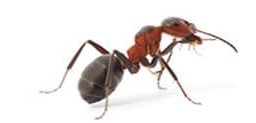
#> input picture ant2.jpg, 256 x 123 px
$ python 'Pendeteksi Gambar dengan Tamplate matching.py'
#> lines starting #> are read from the running program, lines starting #| are printed output that depends on the picture; after the words box and inside, x2 and y2 are one past the last pixel; in counts of white or black regions, pixels touching at a corner belong together
import cv2
import numpy as np
# tampilkan kedua gambar
from matplotlib import pyplot as plt
# panggil dan konversi warna agar sesuai dengan Matplotlib
kartun = cv2.imread('ant2.jpg')
#> kartun is the input picture: shape (123, 256, 3); mean B, G, R 227.4, 228.8, 233.3
kartun = cv2.cvtColor(kartun, cv2.COLOR_BGR2RGB)
# panggil dan konversi warna agar sesuai dengan Matplotlib
kartun_animasi = cv2.imread('ant.jpg')
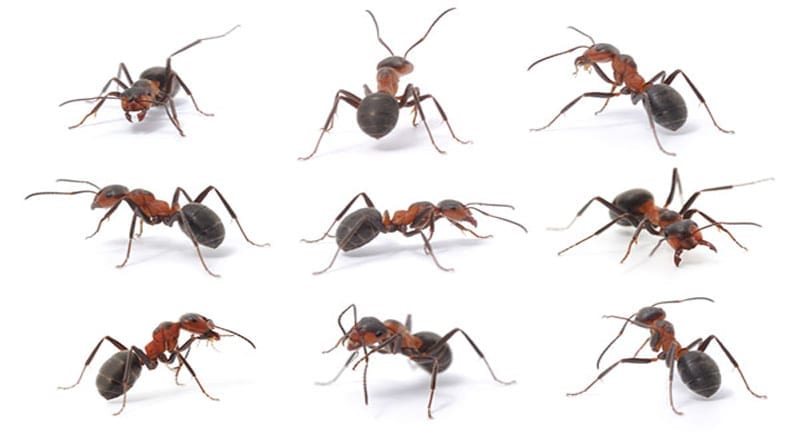
#> input picture ant.jpg, 800 x 445 px
#> kartun_animasi is the input picture: shape (445, 800, 3); mean B, G, R 234.8, 235.3, 238.1
kartun_animasi = cv2.cvtColor(kartun_animasi, cv2.COLOR_BGR2RGB)
plt.subplot(121),plt.imshow(kartun), plt.title('semut')
plt.subplot(122),plt.imshow(kartun_animasi), plt.title('semut-semut')
plt.show()
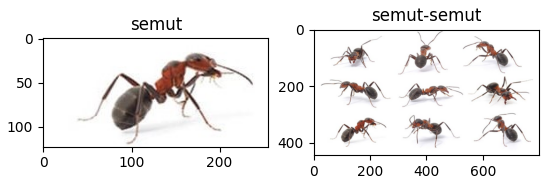
#> figure drawn by matplotlib, 2 panels

## membaca gambar utuh untuk dicari
img_rgb = cv2.imread('ant.jpg')
img_gray = cv2.cvtColor(img_rgb, cv2.COLOR_BGR2GRAY)
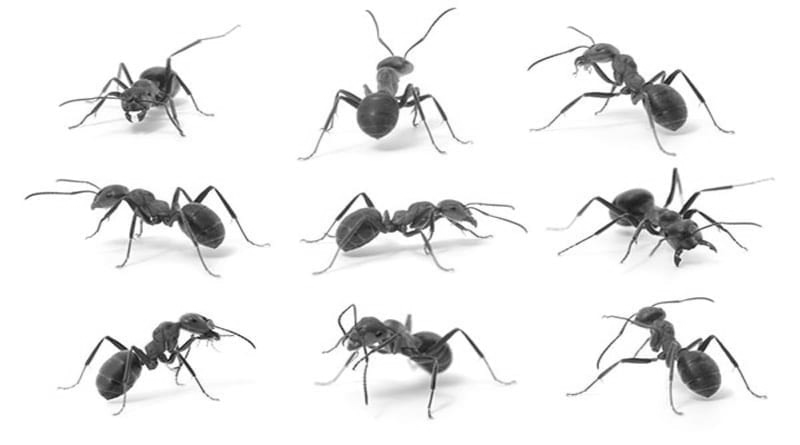
#> img_gray: shape (445, 800); min 11, max 255, mean 236.1
## membaca template
template = cv2.imread('ant2.jpg',0)
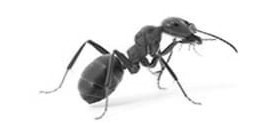
#> template: shape (123, 256); min 12, max 255, mean 230
## ukuran template. ukuran ini akan digunakan untuk menggambar kotak
w, h = template.shape[::-1]
#> w = 256; h = 123
# menggunakan metode COEFF-NORMALIZED
res = cv2.matchTemplate(img_gray,template,cv2.TM_CCOEFF_NORMED)
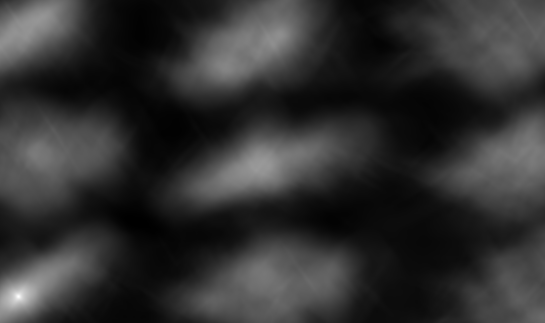
#> res: shape (323, 545) float32; min -0.207, max 1, mean 0.0243; drawn with min black and max white
# Nilai threshold atau ambang batas deteksi kemiripan titik.
# Lakukan eksperimen dengan merubah nilai ini
threshold = 0.29
loc = np.where(res >= threshold)
#> loc = 15343 positions, rows 0 to 322, columns 0 to 544
## membuat array kosong untuk menyimpan lokasi-lokasi dari hasil deteksi
lspoint=[]
lspoint2=[]
count = 0 # untuk menyimpan jumlah matching yang ditemukan
for pt in zip(*loc[::-1]):
    ## jika sudah ada, skip lokasi tersebut
    if pt[0] not in lspoint and pt[1] not in lspoint2:
        ## gambar persegi warna kuning dengan ketebalan dua poin
        cv2.rectangle(img_rgb, pt, (pt[0] + w, pt[1] + h), (0,255,255), 2)
        for i in range(((pt[0])-9), ((pt[0])+9),1):
            ## tambahkan koordinat x ke list
            lspoint.append(i)
        for k in range(((pt[1])-9), ((pt[1])+9),1):
            ## tambahkan koordinat y ke list
            lspoint2.append(k)
        count+=1 ### berapa jumlah matching yang ditemukan?
    else:
        continue
#> this loop made 15343 passes
#> pt on passes 1 to 12: (46, 0), (47, 0), (48, 0), (49, 0), (50, 0), (51, 0), (52, 0), (53, 0), (54, 0), (55, 0), (56, 0), (57, 0)
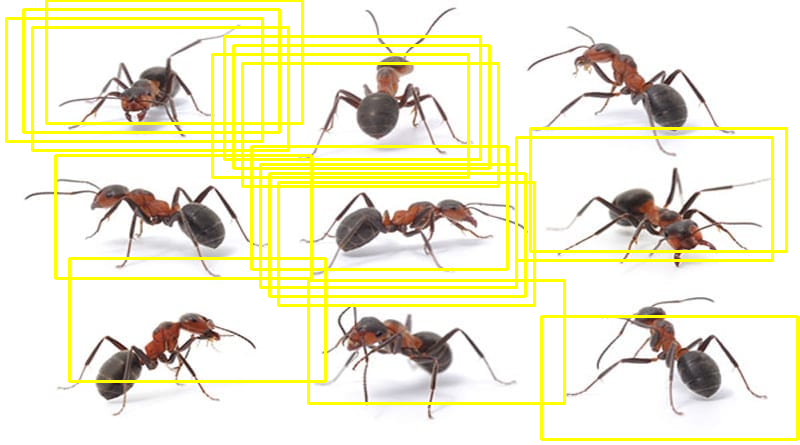
#> img_rgb: shape (445, 800, 3); 10.99% of pixels changed, all inside (x1, y1, x2, y2) = (5, 0, 799, 441)
#> after the loop, count = 18; lspoint = 324 values, max 549 at index 323, min -3 at index 36, mean 227; lspoint2 = 324 values, max 324 at index 323, min -9 at index 0, mean 121.2
print ("Jumlah objek ditemukan ", count)
#| Jumlah objek ditemukan  18

## tampilkan dengan imshow
plt.imshow(img_rgb)
plt.title('Lokasi terdeteksi'),
plt.show()
